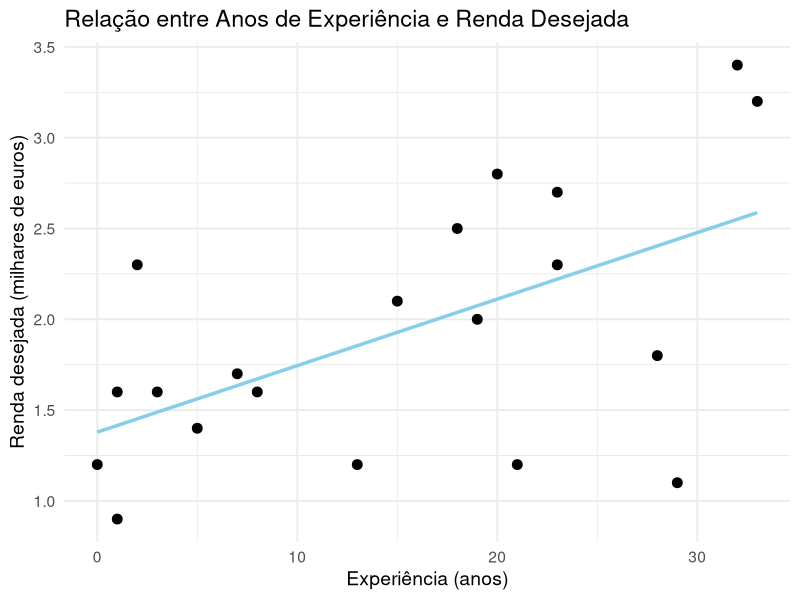

Generate this figure with R:
library(ggplot2) #biblioteca para melhorar plot de gráficos

# dataframe similar ao das questções anteriores, para que se possa mesclar informações por indice
dados <- data.frame(
  Idade = c(28, 34, 46, 26, 37, 29, 51, 31, 39, 43, 58, 44, 25, 23, 52, 42, 48, 33, 41, 36),
  Nacionalidade = c("Italiana", "Inglesa", "Belga", "Espanhola", "Italiana", "Espanhola", "Francesa", 
                    "Belga", "Italiana", "Italiana", "Italiana", "Inglesa", "Francesa", "Espanhola",
                    "Italiana", "Alemana", "Francesa", "Italiana", "Alemana", "Italiana"),
  Renda = c(2.3, 1.6, 1.2, 0.9, 2.1, 1.6, 1.8, 1.4, 1.2, 2.8, 3.4, 2.7, 1.6, 1.2, 1.1, 2.5, 2.0, 1.7, 3.2, 2.3),
  Experiencia = c(2, 8, 21, 1, 15, 3, 28, 5, 13, 20, 32, 23, 1, 0, 29, 18, 19, 7, 33, 23)
)

# correlação de pearson nesse caso
correlacao <- cor(dados$Experiencia, dados$Renda, method = "pearson")

# resultado da correlação para os dados em análise
cat("Coeficiente de correlação de Pearson:", round(correlacao, 3), "\n")

# gráfico de dispersão
ggplot(dados, aes(x = Experiencia, y = Renda)) +
  geom_point(color = "black", size = 3) +  # pontos
  geom_smooth(method = "lm", color = "skyblue", se = FALSE, linewidth = 1.2) +  # linha de tendência
  labs(
    title = "Relação entre Anos de Experiência e Renda Desejada",
    x = "Experiência (anos)",
    y = "Renda desejada (milhares de euros)"
  ) +
  theme_minimal(base_size = 14)
